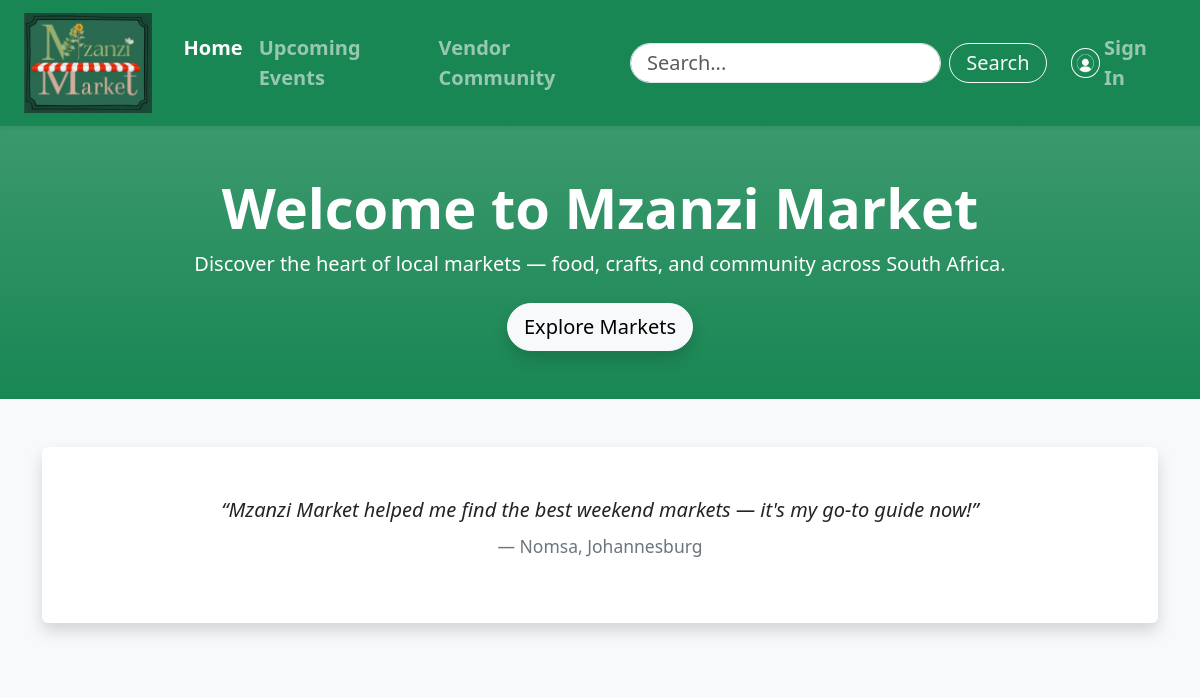
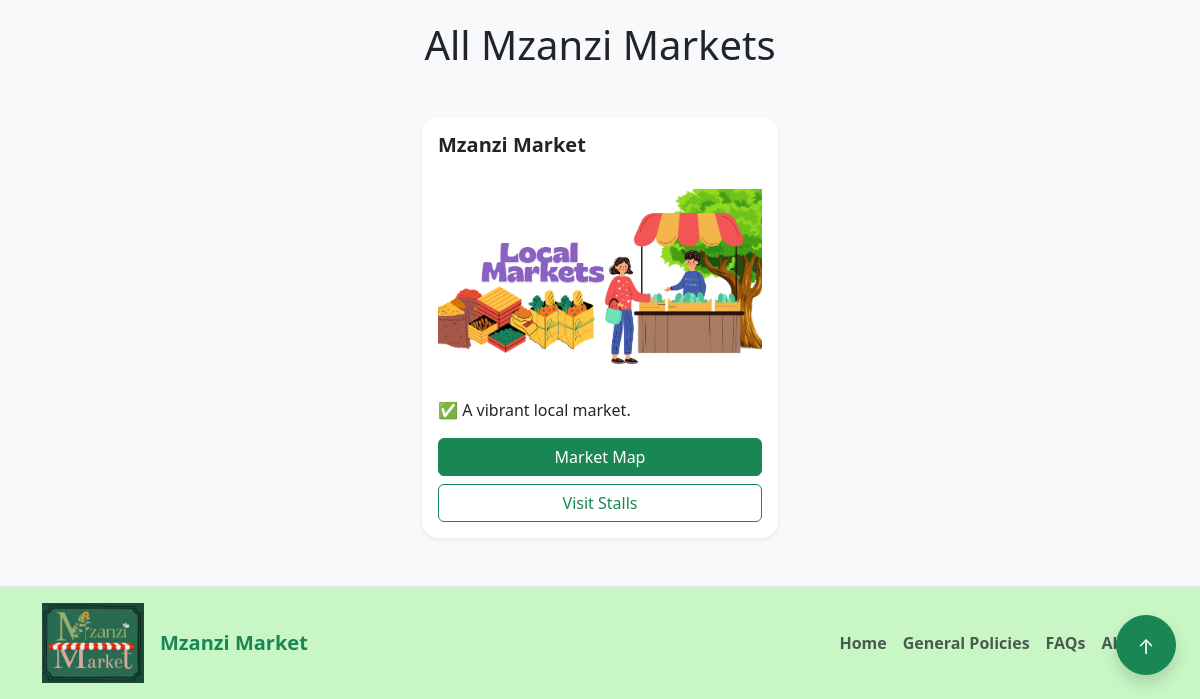
/, run on an earlier commit of the app's database (2 pictures, top to bottom).
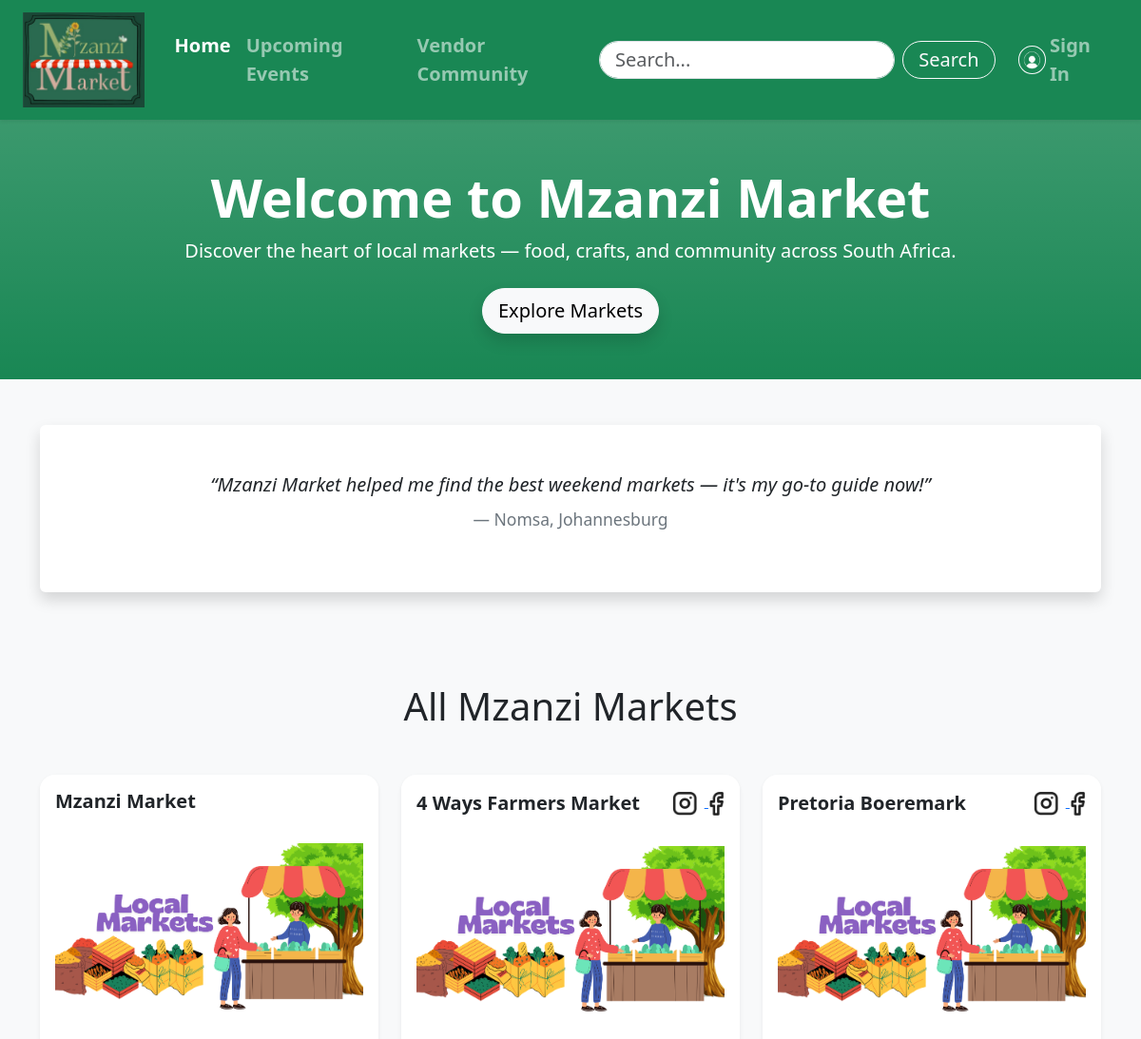
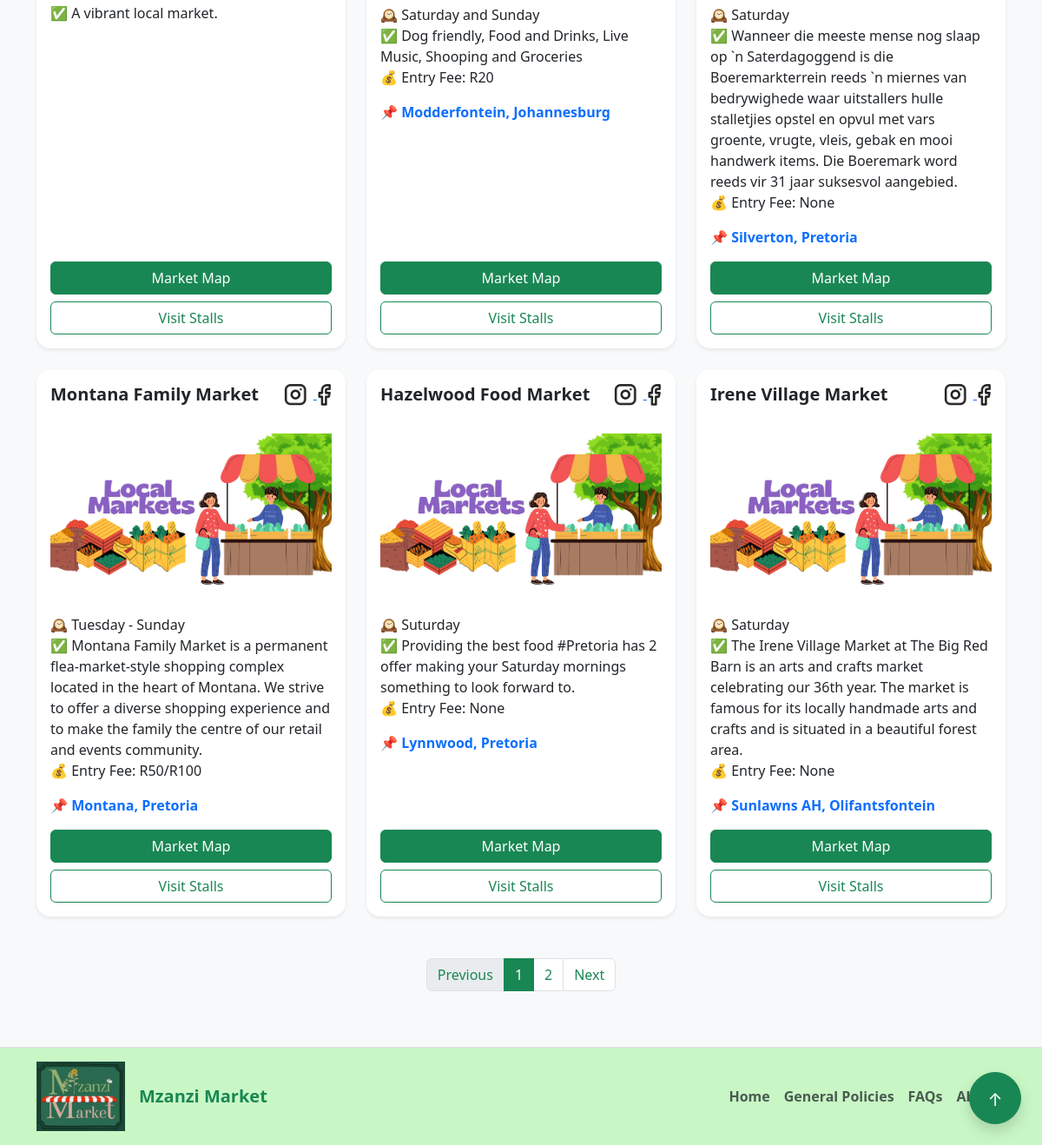
And on a later commit of the database (2 pictures, top to bottom).
### tables this page shows
CREATE TABLE Market (
    MarketID INTEGER PRIMARY KEY AUTOINCREMENT,
    MarketName TEXT NOT NULL,
    MarketDescription TEXT,
    MarketLocationLink TEXT,
    MarketLocation TEXT,
    MarketEntryFee TEXT,
    MarketDate DATETIME,
    MarketDays TEXT,
    MarketPoster BLOB,
    MarketInstagram TEXT,
    MarketFacebook TEXT,
    MarketMap BLOB,
    MarketAdministratorID INTEGER,
    FOREIGN KEY (MarketAdministratorID) REFERENCES MarketAdministrator(MarketAdministratorID)
);

### app.py (the view)
@app.route("/", methods=["GET"])
def home():
    page = request.args.get('page', 1, type=int)
    per_page = 6
    offset = (page - 1) * per_page
    conn = get_db_connection()
    total_markets = conn.execute("SELECT COUNT(*) FROM Market").fetchone()[0]
    total_pages = math.ceil(total_markets / per_page)
    markets = conn.execute("SELECT * FROM Market LIMIT ? OFFSET ?", (per_page, offset)).fetchall()
    conn.close()
    return render_template("home.html", markets=markets, page=page,total_pages=total_pages)

### app.py (called while the page is built)
def get_db_connection():
    conn = sqlite3.connect('Mzanzi.db', timeout=30)
    conn.row_factory = sqlite3.Row
    try:
        conn.execute("PRAGMA journal_mode=WAL")
    except:
        pass # If it fails, it just ignores it, but usually it works
    return conn

### templates/home.html (shortened to what this page needs)
<!DOCTYPE html>
<html lang="en">
  <head>
    <link
      href="https://cdn.jsdelivr.net/npm/bootstrap@5.3.3/dist/css/bootstrap.min.css"
      rel="stylesheet"
    />
  </head>
  <body class="bg-light">
    <header id="pageTop">
      <nav
        class="navbar navbar-expand-lg navbar-dark bg-success shadow-sm sticky-top py-2"
      >
        <div class="container-fluid px-4">
          <a class="navbar-brand d-flex align-items-center me-3" href="/">
            <img
              src="{{ url_for('static', filename='images/Logo.png') }}"
              alt="Mzanzi Market"
              height="100"
              class="me-2"
            />
          </a>
          <div class="collapse navbar-collapse" id="navbarSupportedContent">
            <ul class="navbar-nav me-auto mb-2 mb-lg-0">
              <li class="nav-item">
                <a class="nav-link fw-semibold fs-5 active" href="/"
                  >Home</a
                >
              </li>
              <li class="nav-item">
                <a class="nav-link fw-semibold fs-5" href="events"
                  >Upcoming Events</a
                >
              </li>
              <li class="nav-item">
                <a class="nav-link fw-semibold fs-5" href="vendors"
                  >Vendor Community</a
                >
              </li>
            </ul>
            <div class="d-flex align-items-center">
              <form class="d-flex me-3" role="search">
                <input
                  class="form-control me-2 rounded-pill px-3 py-1 fs-5"
                  type="search"
                  placeholder="Search..."
                  aria-label="Search"
                />
                <button
                  class="btn btn-outline-light rounded-pill px-3 py-1 fs-5"
                  type="submit"
                >
                  Search
                </button>
              </form>
              <ul class="navbar-nav d-flex align-items-center mb-0">
                <li class="nav-item">
                  {% if session.get('user_id') %}
                    <a
                      class="nav-link d-flex align-items-center fw-semibold fs-5"
                      href="{{ url_for('userpage') }}"
                    >
                      <img
                        src="{{ url_for('static', filename='images/usericon.png')}}"
                        alt="User"
                        height="30"
                        class="me-1 rounded-circle border border-light p-1"
                      />
                      <span>{{ session['username'] }}</span>
                    </a>
                  {% else %}
                    <a
                      class="nav-link d-flex align-items-center fw-semibold fs-5"
                      href="{{ url_for('login') }}"
                    >
                      <img
                        src="{{ url_for('static', filename='images/usericon.png')}}"
                        alt="User"
                        height="30"
                        class="me-1 rounded-circle border border-light p-1"
                      />
                      <span>Sign In</span>
                    </a>
                  {% endif %}
                </li>
              </ul>
            </div>
          </div>
        </div>
      </nav>
    </header>
    <main>
      <section class="bg-success bg-gradient text-white text-center py-5 mb-5">
        <div class="container">
          <h1 class="display-4 fw-bold">Welcome to Mzanzi Market</h1>
          <p class="lead mb-4">
            Discover the heart of local markets — food, crafts, and community
            across South Africa.
          </p>
          <a href="#markets" class="btn btn-light btn-lg rounded-pill shadow"
            >Explore Markets</a
          >
        </div>
      </section>
      <section class="container my-5">
        <div
          id="testimonialCarousel"
          class="carousel slide"
          data-bs-ride="carousel"
        >
          <div
            class="carousel-inner text-center bg-white rounded shadow py-5 px-3"
          >
            <div class="carousel-item active">
              <blockquote class="blockquote">
                <p class="fs-5 fst-italic mb-4">
                  “Mzanzi Market helped me find the best weekend markets — it's my
                  go-to guide now!”
                </p>
                <footer class="blockquote-footer">Nomsa, Johannesburg</footer>
              </blockquote>
            </div>
          </div>
        </div>
      </section>
      <a href="#pageTop"
        aria-label="Back to top"
        class="btn btn-success btn-lg position-fixed bottom-0 end-0 m-4 shadow rounded-circle"
        style="width: 60px; height: 60px; line-height: 45px; text-align: center;">
        ↑
      </a>
      <div class="container py-5">
          <h1 class="text-center mb-5 fw-light">
              {% if current_id %}
                  Market Details (Market ID: {{ current_id }})
              {% else %}
                  All Mzanzi Markets
              {% endif %}
          </h1>
          <div class="row g-4 justify-content-center">
          {% if markets %}
              {% for market in markets %}
              <div class="col-md-6 col-lg-4">
                  <div class="card border-0 shadow-sm h-100 hover-shadow rounded-4">
                      <div class="card-header bg-white border-0 d-flex justify-content-between align-items-center p-3 rounded-top-4">
                          <h5 class="fw-bold mb-0">{{ market['MarketName'] }}</h5>
                          <div>
                              {% if market['MarketInstagram'] %}
                              <a href="{{ market['MarketInstagram'] }}" target="_blank" aria-label="Instagram Link">
                                  <img src="{{ url_for('static', filename='images/instagram.png') }}" alt="instagram" height="25" class="me-2" />
                              </a>
                              {% endif %}
                              {% if market['MarketFacebook'] %}
                              <a href="{{ market['MarketFacebook'] }}" target="_blank" aria-label="Facebook Link">
                                  <img src="{{ url_for('static', filename='images/facebook.png') }}" alt="facebook" height="25" />
                              </a>
                              {% endif %}
                          </div>
                      </div>
                      {% if market['MarketImage'] %}
                          <img src="{{ url_for('static', filename=market['MarketImage']) }}"
                              class="card-img-top img-fluid bg-white p-3 rounded"
                              alt="{{ market['MarketName'] }}" />
                      {% else %}
                          <img src="{{ url_for('static', filename='images/default.png') }}"
                              class="card-img-top img-fluid bg-white p-3 rounded"
                              alt="{{ market['MarketName'] }}" />
                      {% endif %}
                      <div class="card-body d-flex flex-column">
                          <ul class="list-unstyled mb-3">
                              {% if market['MarketDays'] %}
                              <li>🕰️ {{ market['MarketDays'] }}</li>
                              {% endif %}
                              {% if market['MarketDescription'] %}
                              <li>✅ {{ market['MarketDescription'] }}</li>
                              {% endif %}
                              {% if market['MarketEntryFee'] %}
                              <li>💰 Entry Fee: {{ market['MarketEntryFee'] }}</li>
                              {% endif %}
                          </ul>
                          {% if market['MarketLocationLink'] %}
                          <a href="{{ market['MarketLocationLink'] }}" class="text-decoration-none mb-3 fw-semibold">
                              📌 {{ market['MarketLocation'] or "View on Google Maps" }}
                          </a>
                          {% endif %}
                          <div class="d-grid gap-2 mt-auto">
                              <a href="{{ url_for('market_details', market_id=market['MarketID']) }}" class="btn btn-success">Market Map</a>
                              <a href="vendors" class="btn btn-outline-success">Visit Stalls</a>
                          </div>
                      </div>
                  </div>
              </div>
              {% endfor %}
          {% else %}
              <p class="text-center text-danger fs-5">No markets found in the database.</p>
          {% endif %}
          </div>
          {% if total_pages > 1 %}
          <nav aria-label="Market navigation" class="mt-5">
            <ul class="pagination justify-content-center">
              <li class="page-item {% if page == 1 %}disabled{% endif %}">
                <a class="page-link text-success" href="{{ url_for('home', page=page-1) }}" tabindex="-1" aria-disabled="true">Previous</a>
              </li>
              {% for p in range(1, total_pages + 1) %}
              <li class="page-item {% if p == page %}active{% endif %}">
                <a class="page-link {% if p == page %}bg-success border-success{% else %}text-success{% endif %}" href="{{ url_for('home', page=p) }}">
                    {{ p }}
                </a>
              </li>
              {% endfor %}
              <li class="page-item {% if page == total_pages %}disabled{% endif %}">
                <a class="page-link text-success" href="{{ url_for('home', page=page+1) }}">Next</a>
              </li>
            </ul>
          </nav>
          {% endif %}
          </div>
    </main>
    <footer class="border-top py-3" style="background-color: #c8f7c5">
      <div
        class="container d-flex flex-wrap justify-content-between align-items-center"
      >
        <div class="d-flex align-items-center mb-3 mb-md-0">
          <img
            src="{{ url_for('static', filename='images/Logo.png') }}"
            alt="Mzanzi Market"
            height="80"
            class="me-3"
          />
          <span class="fw-bold text-success fs-5">Mzanzi Market</span>
        </div>
        <ul class="nav col-md-5 justify-content-end">
  <li class="nav-item fw-semibold">
    <a href="{{ url_for('home') }}" class="nav-link px-2 text-muted">Home</a>
  </li>
  <li class="nav-item fw-semibold">
    <a href="{{ url_for('general_policies') }}" class="nav-link px-2 text-muted">General Policies</a>
  </li>
  <li class="nav-item fw-semibold">
    <a href="{{ url_for('faq') }}" class="nav-link px-2 text-muted">FAQs</a>
  </li>
  <li class="nav-item fw-semibold">
    <a href="{{ url_for('about') }}" class="nav-link px-2 text-muted">About</a>
  </li>
</ul>
      </div>
    </footer>
  </body>
</html>

What changed in the data, as far as the page shows it:
added Market: MarketName "4 Ways Farmers Market", MarketDays "Saturday and Sunday", MarketDescription "Dog friendly, Food and Drinks, Live Music, Shooping and Groceries", MarketEntryFee "R20", MarketLocation "Modderfontein, Johannesburg"
added Market: MarketName "Pretoria Boeremark", MarketDays "Saturday", MarketDescription "Wanneer die meeste mense nog slaap op `n Saterdagoggend is die Boeremarkterrein reeds `n miernes van bedrywighede waar uitstallers hulle stalletjies opstel en opvul met vars groente, vrugte, vleis, gebak en mooi handwerk items. Die Boeremark word reeds vir 31 jaar suksesvol aangebied.", MarketEntryFee "None", MarketLocation "Silverton, Pretoria"
added Market: MarketName "Montana Family Market", MarketDays "Tuesday - Sunday", MarketDescription "Montana Family Market is a permanent flea-market-style shopping complex located in the heart of Montana. We strive to offer a diverse shopping experience and to make the family the centre of our retail and events community.", MarketEntryFee "R50/R100", MarketLocation "Montana, Pretoria"
added Market: MarketName "Hazelwood Food Market", MarketDays "Suturday", MarketDescription "Providing the best food #Pretoria has 2 offer making your Saturday mornings something to look forward to.", MarketEntryFee "None", MarketLocation "Lynnwood, Pretoria"
added Market: MarketName "Irene Village Market", MarketDays "Saturday", MarketDescription "The Irene Village Market at The Big Red Barn is an arts and crafts market celebrating our 36th year. The market is famous for its locally handmade arts and crafts and is situated in a beautiful forest area.", MarketEntryFee "None", MarketLocation "Sunlawns AH, Olifantsfontein"
Also different on the page:
text now shown: "Previous Next"
new list line: "1"
new list line: "2"
